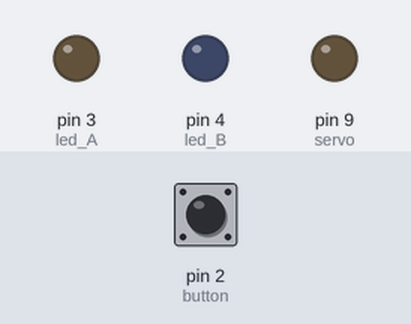
Simulated run of this sketch. Board: Arduino Uno, built with avr-gcc and run on an emulated ATmega328P. On the bench: output pins drawn as LEDs (lit = HIGH). The inputs (shaded band) are chosen by the test bench; at power-on: pin 2 (button) LOW.

Above: at 1.2 s.
1.3 s: pin 2 (button) pulled HIGH for 0.15 s
At 1.9 s:
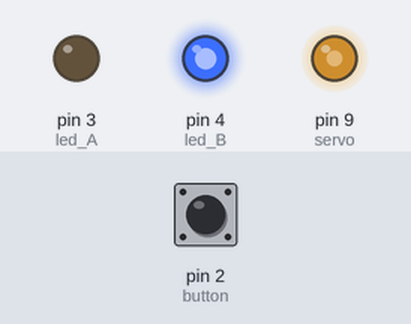
2.9 s: pin 2 (button) pulled HIGH for 1 s
At 4.3 s:
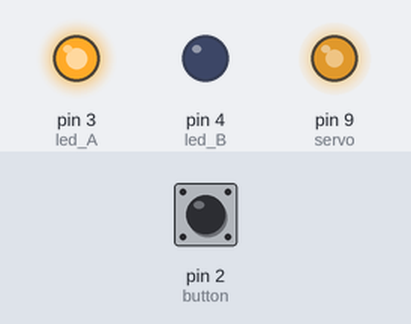
5.4 s: pin 2 (button) pulled HIGH for 3.2 s
At 6.2 s:
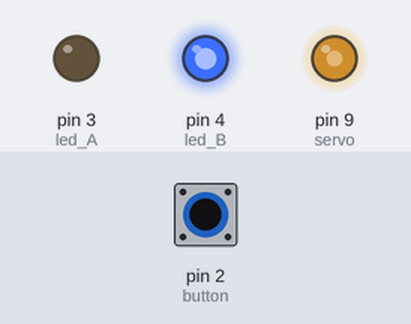
Timing chart, 0 to 8.4 s (numbered marks = the images above; inputs shaded):
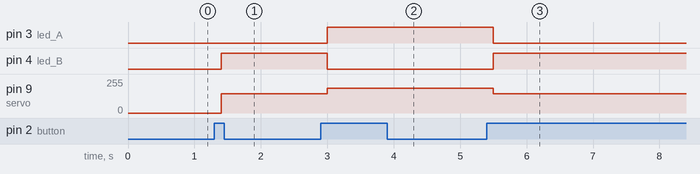

Measured:
- after the input at 1.3 s, pin 4 (led_B): LOW → HIGH after 0.10 s; pin 9 (servo): 0/255 → 145/255 after 0.10 s
- after the input at 2.9 s, pin 3 (led_A): LOW → HIGH after 0.10 s; pin 4 (led_B): HIGH → LOW after 0.10 s; pin 9 (servo): 145/255 → 185/255 after 0.10 s
- after the input at 5.4 s, pin 3 (led_A): HIGH → LOW after 0.10 s; pin 4 (led_B): LOW → HIGH after 0.10 s; pin 9 (servo): 185/255 → 145/255 after 0.10 s

The sketch:

Pipe-Food.ino
```cpp
const int button = 2;
const int led_A = 3;
const int led_B = 4;
const int servo = 9;

int lastButtonState = LOW;

bool weg_A = true;

void setup() {
  pinMode(button, INPUT);
  pinMode(led_A, OUTPUT);
  pinMode(led_B, OUTPUT);
  pinMode(servo, OUTPUT);
}

void loop() {
  //button:
  int buttonState = digitalRead(button);
  if (buttonState != lastButtonState) {
    delay (100);
    buttonState = digitalRead(button);
    if (buttonState != lastButtonState) {
      lastButtonState = buttonState;
      if (buttonState == HIGH )
        if (weg_A) {
          weg_A = false;
          digitalWrite(led_A, LOW);
          digitalWrite(led_B, HIGH);
          analogWrite(servo, 145);        //min.PWM 60
      } else {
          weg_A = true;
          digitalWrite(led_A, HIGH);
          digitalWrite(led_B, LOW);
          analogWrite(servo, 185);      //max.PWM 250
      }
    }
  }
}
```
